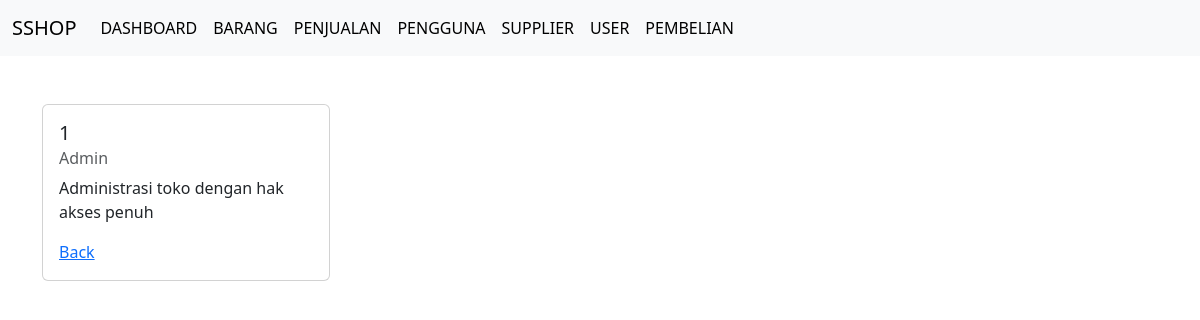
The page /public/hakakses/detail/1 on the database its author committed.
### tables this page shows
CREATE TABLE `hakakses` (
  `IdAkses` int(11) NOT NULL,
  `NamaAkses` varchar(50) DEFAULT NULL,
  `Keterangan` varchar(100) DEFAULT NULL
);

### app/core/Controller.php (called while the page is built, shortened)
<?php
class Controller {
    public function view($view, $data = [])
    {
        require_once '../app/views/template/header.php';
        require_once '../app/views/' . $view . '.php';
        require_once '../app/views/template/footer.php';
    }
    public function model($model)
    {
        return new $model;
    }
}

### app/controller/HakAkses.php (called while the page is built, shortened)
<?php
class HakAkses extends Controller {
    public function detail($IdAkses)
    {
      $data['judul'] = 'Detail HakAkses';
      $data['hakakses'] = $this->model('hakakses_model')->detail($IdAkses);
      $this->view('hakakses/detail', $data);
    }
  }

### app/core/App.php (called while the page is built, shortened)
<?php
class App{
    protected $method = 'index';
    protected $params = [];
    public function __construct()
    {
        $url = $this->parseURL();
        if (isset($url[0])){
            if (file_exists('../app/controller/' . $url[0] . '.php')){
                unset($url[0]);
            }
        }
        $this->controller = new $this->controller;
        if (isset($url[1]))
		{
			if (method_exists($this->controller, $url[1])){
				$this->method = $url[1];
				unset($url[1]);
			}
		}
        if(!empty($url)) {
          $this->params =  array_values($url);
        }
        call_user_func_array([$this->controller, $this->method], $this->params);
    }
     public function parseURL()
    {
        if(isset($_GET['url'])){
            $url = rtrim($_GET['url'], '/');
            $url = filter_var($url, FILTER_SANITIZE_URL);
            $url = explode('/', $url);
            return $url;
        }
    }
}

### public/index.php (called while the page is built, shortened)
<?php
$app = new App;

### app/core/Database.php (called while the page is built, shortened)
<?php
class Database {
    private $host = DB_HOST;
    private $user = DB_USER;
    private $pass = DB_PASS;
    private $db_name = DB_NAME;
    private $dbh;
    private $stmt;
    public function __construct()
    {
            $dsn = 'mysql:host='.$this->host.';dbname='.$this->db_name;
            $option =[
                PDO::ATTR_PERSISTENT => true,
                PDO::ATTR_ERRMODE => PDO::ERRMODE_EXCEPTION
            ];
            try {
                $this->dbh = new PDO($dsn, $this->user, $this->pass, $option);
            } catch (PDOException $e) {
                die($e->getMessage());
            }
        }
        public function query($query)
        {
            $this->stmt = $this->dbh->prepare($query);
        }
        public function bind($param, $value, $type=null)
        {
            if(is_null($type)){
                switch(true){
                            default :
                            $type = PDO::PARAM_STR;
                }
            }
            $this->stmt->bindvalue($param, $value, $type);
        }
        public function execute()
        {
            $this->stmt->execute();
        }
        public function single()
            {
                $this->execute();
                return $this->stmt->fetch(PDO::FETCH_ASSOC);
            }
}

### app/models/hakakses_model.php (called while the page is built, shortened)
<?php
class hakakses_model {
    private $table = 'hakakses';
    private $db;
    public function __construct()
    {
        $this->db = new Database;
    }
    public function detail($IdAkses)
    {
        $this->db->query('SELECT * FROM ' . $this->table . ' WHERE IdAkses =:IdAkses');
        $this->db->bind('IdAkses', $IdAkses);
        return $this->db->single();
    }
}

### app/views/hakakses/detail.php (the view)
<div class="container mt-5">
<div class="card" style="width: 18rem;">
  <div class="card-body">
    <h5 class="card-title"><?= $data['hakakses']['IdAkses'];?></h5>
    <h6 class="card-subtitle mb-2 text-body-secondary"><?= $data['hakakses']['NamaAkses'];?></h6>
    <p class="card-text"><?= $data['hakakses']['Keterangan'];?></p>
    <a href="<?= BASEURL; ?>/hakakses" class="card-link">Back</a>
  </div>
</div>
</div>

### rows shown on the page
hakakses: IdAkses "1", NamaAkses "Admin", Keterangan "Administrasi toko dengan hak akses penuh"
